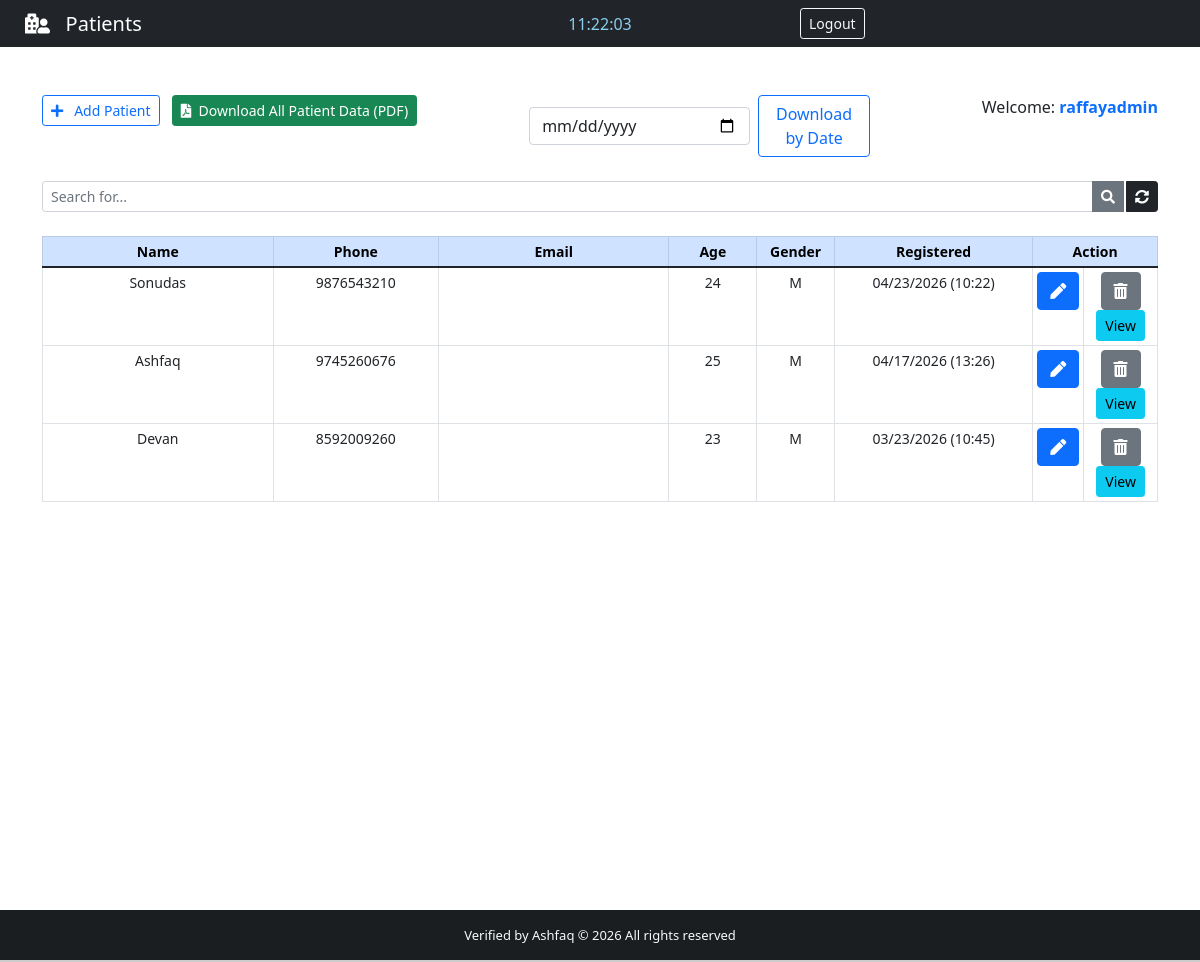
The app's page /backend/ (signed in) with its own data.
### App/models.py (models this page shows, shortened)
class Patient(models.Model):
    name = models.CharField(max_length=100)
    phone = models.CharField(max_length=15, blank=True)  # Not mandatory
    email = models.EmailField(blank=True)  # Not mandatory
    age = models.PositiveIntegerField()
    gender = models.CharField(max_length=1, choices=[('M', 'Male'), ('F', 'Female')])
    note = models.TextField(blank=True)
    created_at = models.DateTimeField(null=True, blank=True)  # Manually editable
    updated_at = models.DateTimeField(auto_now=True, null=True, blank=True)

### App/views.py (the view)
# urls.py: path('backend/', views.backend, name='backend'),
@cache_control(no_cache=True, must_validate=True, no_store=True)
@login_required(login_url='login')
def backend(request):
    if 'q' in request.GET:
        q = request.GET['q']
        all_patient_list = Patient.objects.filter(
            Q(name__icontains=q) | Q(phone__icontains=q) | Q(email__icontains=q) |
            Q(age__icontains=q) | Q(gender__icontains=q) | Q(note__icontains=q)
        ).order_by('-created_at')
    else:
        all_patient_list = Patient.objects.all().order_by('-created_at')
    paginator = Paginator(all_patient_list, 10)
    page = request.GET.get('page')
    all_patient = paginator.get_page(page)
    return render(request, 'backend.html', {"patients": all_patient})

### App/templates/backend.html (shortened to what this page needs)
{% extends 'base.html' %}
{% load static %}
{% block nav-content %}
<i class="fas fa-hospital-user"></i>&nbsp;&nbsp; Patients
{% endblock nav-content %}
{% block time %}
<div class="col-sm">
    <center>
        <span id="clock" style="color: #89cff0;"></span>
    </center>
</div>
{% endblock time %}
{% block btn-nav %}
<form id="logout-form" action="{% url 'logout' %}" method="POST" style="display: inline;">
    <button type="submit" class="btn btn-outline-danger btn-sm border-light text-light">Logout</button>
</form>
{% endblock btn-nav %}
{% block content %}
<div class="container">
    <br><br>
    <div class="d-flex justify-content-between">
        <div>
            <a id="add-patient" href="{% url 'add_patient' %}" class="btn btn-outline-primary btn-sm">
                <i class="fas fa-plus"></i>&nbsp;&nbsp; Add Patient
            </a>
            <a href="{% url 'download_patient_pdf' %}" class="btn btn-success btn-sm ms-2">
                <i class="fas fa-file-pdf"></i>&nbsp;&nbsp;Download All Patient Data (PDF)
            </a>
        </div>
        <form action="{% url 'download_patients_by_date' %}" method="get" class="d-inline-flex align-items-center">
            <input type="date" name="date" class="form-control me-2" required>
            <button type="submit" class="btn btn-outline-primary">
               Download by Date
            </button>
          </form>
        <span class="welcome">
            Welcome: <strong><span class="text-primary">{{ user.get_username }}</span></strong>
        </span>
    </div>
    <form action="" method="GET">
        <div class="input-group input-group-sm mb-3 mt-4">
            <input type="text" name="q" class="form-control" placeholder="Search for..." value="{{ request.GET.q }}">
            <button class="btn btn-secondary"><i class="fas fa-search"></i></button>
            <a href="{% url 'backend' %}" class="btn btn-dark" style="margin-left: 2px;">
                <i class="fas fa-sync-alt"></i>
            </a>
        </div>
    </form>
    <center>
        <table class="table table-bordered table-sm mt-4" style="text-align: center; font-size:14px;">
            <thead class="table-primary">
                <tr>
                    <th style="width: 21%">Name</th>
                    <th style="width: 15%">Phone</th>
                    <th style="width: 21%">Email</th>
                    <th style="width: 8%">Age</th>
                    <th style="width: 7%">Gender</th>
                    <th style="width: 18%">Registered</th>
                    <th style="width: 10%" colspan="2">Action</th>
                </tr>
            </thead>
            {% for patient in patients %}
            <tr class="txt-sm" id="chk_td">
                <td>{{ patient.name }}</td>
                <td>{{ patient.phone }}</td>
                <td>{{ patient.email }}</td>
                <td>{{ patient.age }}</td>
                <td>{{ patient.gender }}</td>
                <td>{{ patient.created_at|date:'m/d/Y (H:i)' }}</td>
                <td>
                    <a href="{% url 'patient' patient.id %}" class="btn-action btn btn-primary" title="Edit Patient">
                        <i class="fas fa-pen"></i>
                    </a>
                </td>
                <td>
                    <button class="btn-action btn btn-secondary" title="Delete patient" data-bs-toggle="modal"
                        data-bs-target="#deleteModal{{ patient.pk }}">
                        <i class="fas fa-trash-alt"></i>
                    </button>
                <button class="btn btn-sm btn-info" onclick="viewPatient({{ patient.id }})">
                     View
                  </button>
                </td>
            </tr>
            {% endfor %}
        </table>
    </center>
</div>
{% endblock %}

### App/templates/base.html (shortened to what this page needs)
{% load static %}
<!DOCTYPE html>
<html lang="en">
<head>
    <link href="https://cdn.jsdelivr.net/npm/bootstrap@5.1.3/dist/css/bootstrap.min.css" rel="stylesheet"
>
    <link rel="stylesheet" href="https://pro.fontawesome.com/releases/v5.10.0/css/all.css"
 />
    <link rel="stylesheet" href="{% static 'css/style_.css' %}">
</head>
<body>
    <div class="wrapper">
        <header>
            <nav class="navbar navbar-expand-lg navbar-dark bg-dark">
                <div class="col-sm">
                    <a class="navbar-brand flex-grow-1" id="nav-content">
                        {% block nav-content %}{% endblock nav-content %}
                    </a>
                </div>
                {% block time %}{% endblock time %}
                <div class="col-sm">
                    {% block btn-nav %}{% endblock btn-nav %}
                </div>
            </nav>
        </header>
        {% block content %}{% endblock content %}
    </div>
    <footer style="margin-top: 10rem;" class="bg-dark text-center text-lg-start text-light" id="footer">
        <div class="text-center p-3" style="background-color: rgba(0, 0, 0, 0.2);">
            Verified by Ashfaq  &copy; {% now "Y" %} <span id="all-rights">All rights reserved</span>
        </div>
    </footer>
</body>
</html>

### App/static/css/style_.css (style rules this page uses)
html, body { height: 100%; margin: 0; max-width: 100%; }
.wrapper { min-height: 100%; margin-bottom: -50px; }
#footer, .push { height: 50px; font-size: 13px; }
#nav-content { text-align: center; color: #fff; margin-left: 25px; }

### records on screen
Patient: name "Sonudas", phone "9876543210", age "24", gender "M", created_at "04/23/2026 (10:22)"
Patient: name "Ashfaq", phone "9745260676", age "25", gender "M", created_at "04/17/2026 (13:26)"
Patient: name "Devan", phone "8592009260", age "23", gender "M", created_at "03/23/2026 (10:45)"

### other values on screen
{{ user.get_username }} "raffayadmin"
